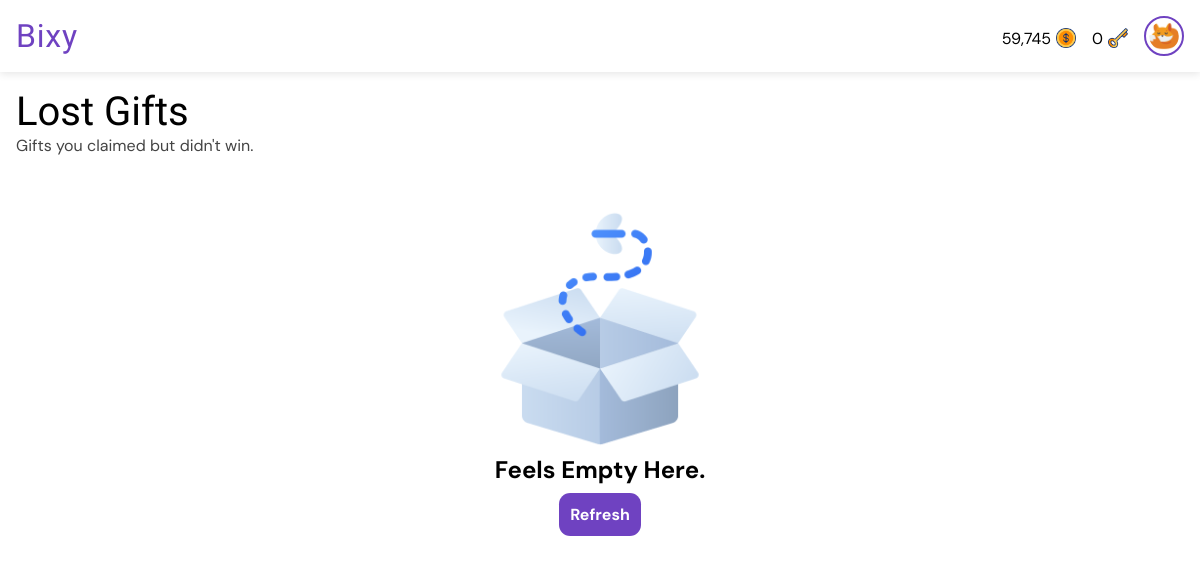
The page /gifts/lost/ (signed in) on the database as committed earlier.
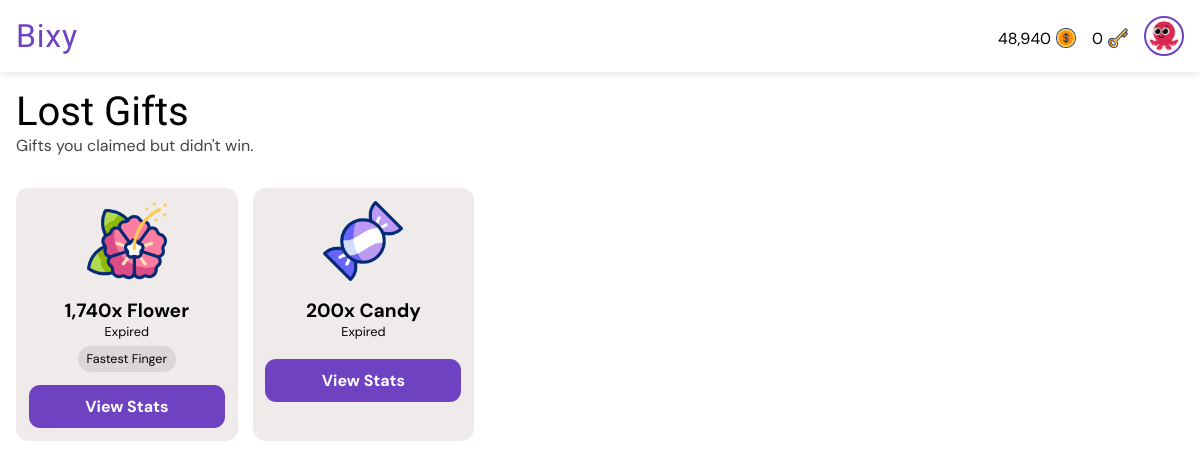
The same page on the database as committed later.
### giftapp/models.py (models this page shows, shortened)
class User(AbstractUser):
    gender = models.CharField(max_length=6, choices=GENDERS, default=GENDERS[0][0])
    is_verified = models.BooleanField(default=False, help_text="If the user's email address is verified or not.")
    email = models.EmailField(unique=True, blank=False, null=False)
    new_email = models.EmailField(unique=False, blank=True, null=True)
    coins = models.PositiveIntegerField(default=0)
    won_coins = models.PositiveIntegerField(default=0)
    keys = models.PositiveIntegerField(default=0)
    verify_code = models.CharField(max_length=255, null=True, blank=True)
    change_email_code = models.CharField(max_length=255, null=True, blank=True)
    profile_pic = models.ForeignKey(ProfilePicture, on_delete=models.SET_NULL, related_name='owners', null=True)
    deactivated_at = models.DateTimeField(null=True, blank=True)
    USERNAME_FIELD = "email"
    REQUIRED_FIELDS = ["username"]

class ProfilePicture(models.Model):
    name = models.CharField(max_length=50, null=False, blank=False)
    image = models.ImageField(null=False, blank=False, upload_to='profile_pics')

class GiftTransaction(models.Model):
    gifter = models.ForeignKey(User, on_delete=models.CASCADE, related_name="gifts_sent")
    recipient = models.ForeignKey(User, on_delete=models.CASCADE, related_name="gifts_received", null=True, blank=True)
    gift = models.ForeignKey(Gift, on_delete=models.CASCADE, related_name='transactions')
    quantity = models.PositiveIntegerField(default=1, help_text="Number of this gift to buy.")
    early_claim_fee = models.PositiveIntegerField(default=0, help_text="Number of coins paid to claim the gift early if not dropped. FF gifts cannot have early claim fee greater than 0.")
    claim_fee = models.PositiveIntegerField(default=0, help_text="Number of coins paid to claim the gift if dropped.")
    paid_users = models.ManyToManyField(User, related_name="paid_gifts", blank=True)
    message = models.CharField(max_length=255, blank=True)
    is_visible = models.BooleanField(default=True, help_text="If the actual gift is shown or hidden.")
    is_fastest_finger = models.BooleanField(default=False, help_text="If the gift is won by fastest finger only.")
    expire_rate = models.PositiveIntegerField(default=1, help_text="Number of hours before the gift expires (1 - 24). Must be greater than drop rate.")
    drop_rate = models.PositiveIntegerField(default=0, help_text="Number of hours before the gift drops (0 - 23).")
    expire_date = models.DateTimeField(default=timezone.now)
    drop_date = models.DateTimeField(default=timezone.now)
    created_at = models.DateTimeField(default=timezone.now)
    reveals = models.ManyToManyField(User, related_name="gift_reveals", blank=True)
    claimed_by = models.ForeignKey(
        User, null=True, blank=True, on_delete=models.SET_NULL, related_name="gifts_claimed"
    )
    def seconds_until_expire(self):
        delta = self.expire_date - timezone.now()
        return max(0, int(delta.total_seconds()))
    def seconds_until_drop(self):
        delta = self.drop_date - timezone.now()
        return max(0, int(delta.total_seconds()))
    def is_due_for_drop(self):
        return self.seconds_until_drop() <= 0
    def expire_bar_percent(self):
        return int((self.seconds_until_expire() / (self.expire_rate * 60 * 60)) * 100)

class Gift(models.Model):
    name = models.CharField(max_length=50, null=True, blank=True)
    cost = models.PositiveIntegerField(default=0)
    image = models.ImageField(null=True, blank=True, upload_to='gift_images')
    gif = models.FileField(null=True, blank=True, upload_to='gift_gifs')

### giftapp/views.py (the view)
# urls.py: path("gifts/lost/", views.lost_gifts, name="lost_gifts"),
@login_required
def lost_gifts(request):
    lost = GiftTransaction.objects.annotate(
        due_for_expire=ExpressionWrapper(
            Q(expire_date__lt=timezone.now()), output_field=BooleanField()
        ),
        seconds_before_drop=ExpressionWrapper(
            F("drop_date") - timezone.now(), output_field=DurationField()
        ),
        seconds_before_expire=ExpressionWrapper(
            F("expire_date") - timezone.now(), output_field=DurationField()
        )
    ).filter(reveals=request.user).exclude(recipient=request.user).exclude(gifter=request.user).all().order_by('seconds_before_drop', 'seconds_before_expire')
    context = {
        "gift_transactions": lost,
    }
    return render(request, "lost_gifts.html", context)

### templates/lost_gifts.html (shortened to what this page needs)
{% extends 'base.html' %}
{% load static %}
{% load humanize %}
{% load timefilters %}
{% block title %}
<link rel="stylesheet" href="{% static 'css/all_gifts.css' %}">
{% endblock %}
{% block body %}
<div class="heading">
    <h1>Lost Gifts</h1>
    <p>Gifts you claimed but didn't win.</p>
</div>
{% if gift_transactions|length > 0 %}
<div class="card-container">
    {% for gift_transaction in gift_transactions %}
    <div class="card">
        <div class="gift-image">
            {% if gift_transaction.is_visible or gift_transaction.is_due_for_expire %}
            <img src="{{ gift_transaction.gift.image.url }}" alt="Gift image">
            {% else %}
            <img src="{% static 'images/search.png' %}" alt="Gift image">
            {% endif %}
        </div>
        <div class="gift-info">
            {% if gift_transaction.is_visible or gift_transaction.is_due_for_expire %}
            <h1>{{ gift_transaction.quantity|intcomma }}x {{ gift_transaction.gift.name }}</h1>
            {% else %}
            <h1>Hidden Gift</h1>
            {% endif %}
            {% if not gift_transaction.due_for_expire %}
            {% if gift_transaction.drop_rate > 0 %}
            {% if gift_transaction.is_due_for_drop %}
            <p class="timer" id="{{ gift_transaction.id }}" data-prefix="Expires"
                data-seconds="{{ gift_transaction.seconds_until_expire }}">Expires in --:--:--:--</p>
            {% else %}
            <p class="timer" id="{{ gift_transaction.id }}" data-prefix="Drops"
                data-seconds="{{ gift_transaction.seconds_until_drop }}">Drops in --:--:--:--</p>
            {% endif %}
            {% else %}
            <p class="timer" id="{{ gift_transaction.id }}" data-prefix="Expires"
                data-seconds="{{ gift_transaction.seconds_until_expire }}">Expires in --:--:--:--</p>
            {% endif %}
            {% else %}
            <p>Expired</p>
            {% endif %}
            <div class="tags">
                {% if gift_transaction.is_fastest_finger %}
                <p class="tag">Fastest Finger</p>
                {% endif %}
            </div>
        </div>
        <a href="{% url 'view_gift_stats' gift_transaction.id %}">View Stats</a>
    </div>
    {% endfor %}
</div>
{% else %}
<div class="empty">
    <img src="{% static 'images/empty-box.png' %}" alt="No content image">
    <h1>Feels Empty Here.</h1>
    <a href="{% url 'lost_gifts' %}">Refresh</a>
</div>
{% endif %}
{% endblock %}

### templates/base.html (shortened to what this page needs)
<!DOCTYPE html>
<html lang="en">
<head>
    {% load static %}
    {% load humanize %}
    {% load timefilters %}
    {% block title %} {% endblock %}
</head>
<body>
    <nav class="navbar">
        <div class="logo-container" role="link" tabindex="0">
            <a href="{% url 'all_gifts' %}" class="logo-text">Bixy</a>
        </div>
        <div class="profile-section" id="profileSection">
            {% if request.user.is_authenticated %}
            <a href="{% url 'buy_coins' %}" style="text-decoration: none; color: black;">
                <div class="cost">
                    <p>{{ request.user.coins|intcomma }}</p>
                    <img src="{% static 'images/dollar.png' %}" alt="Gift image">
                </div>
            </a>
            <a href="{% url 'buy_coins' %}" style="text-decoration: none; color: black;">
                <div class="cost">
                    <p>{{ request.user.keys|intcomma }}</p>
                    <img src="{% static 'images/key.png' %}" alt="Gift image">
                </div>
            </a>
            <a href="{% url 'profile' %}">
                <img src="{{ request.user.profile_pic.image.url }}" alt="Profile picture" class="profile-pic" />
            </a>
            {% else %}
            <a href="{% url 'signin' %}" class="btn login">Login</a>
            <a href="{% url 'signup' %}" class="btn signup">Sign Up</a>
            {% endif %}
        </div>
    </nav>
    <main>
        <section>
            {% block body %} {% endblock %}
        </section>
    </main>
</body>
</html>

Rows that differ between the two databases and show on the page:
changed User: user.coins "59,745" → "48,940"; user.profile_pic.image: a different picture
now on this page (row edited): GiftTransaction: gift.image (picture), quantity "1,740", gift.name "Flower", shows "Expired", is_fastest_finger "Fastest Finger"
added GiftTransaction: gift.image (picture), quantity "200", gift.name "Candy", shows "Expired"
Other text that changed with them:
text no longer shown: "Feels Empty Here. Refresh"
